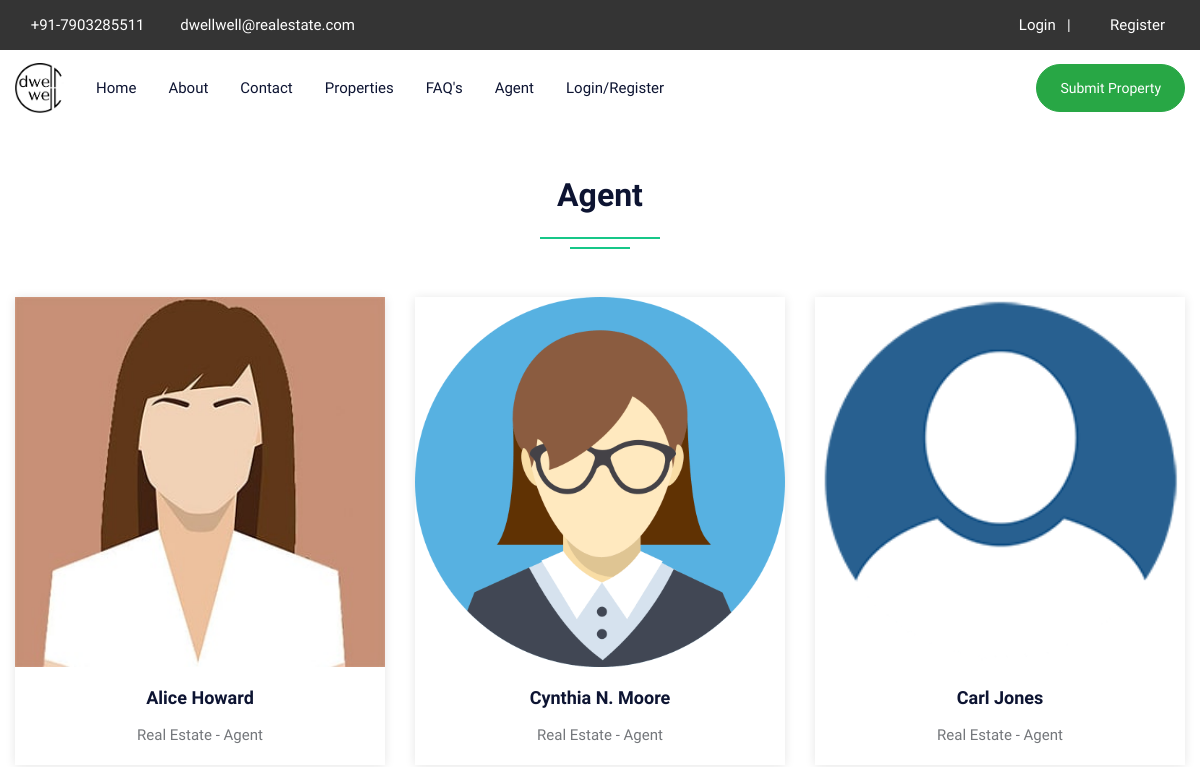
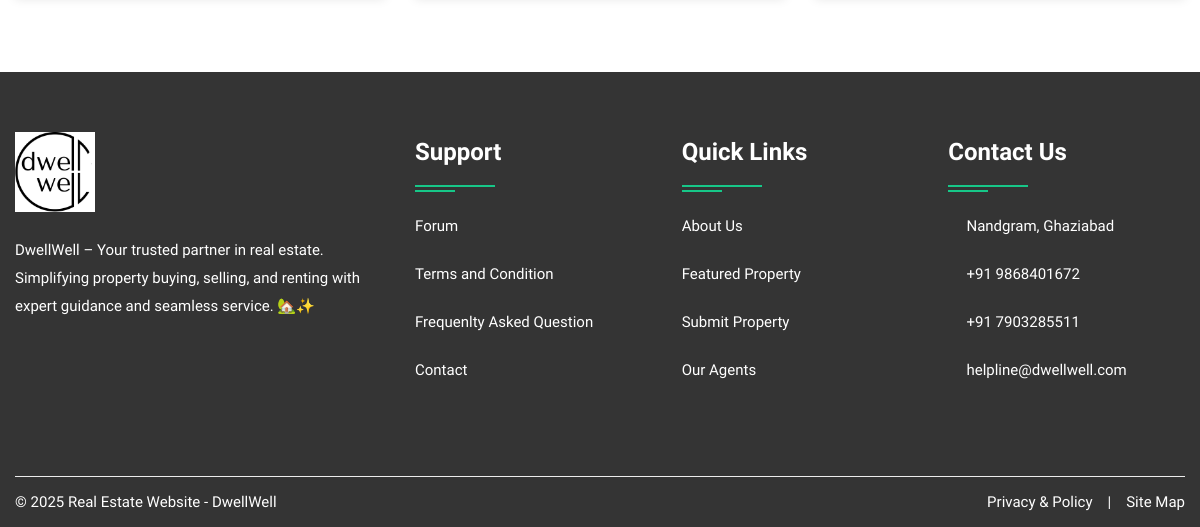
Before: /agent.php with the older database file (2 pictures, top to bottom).
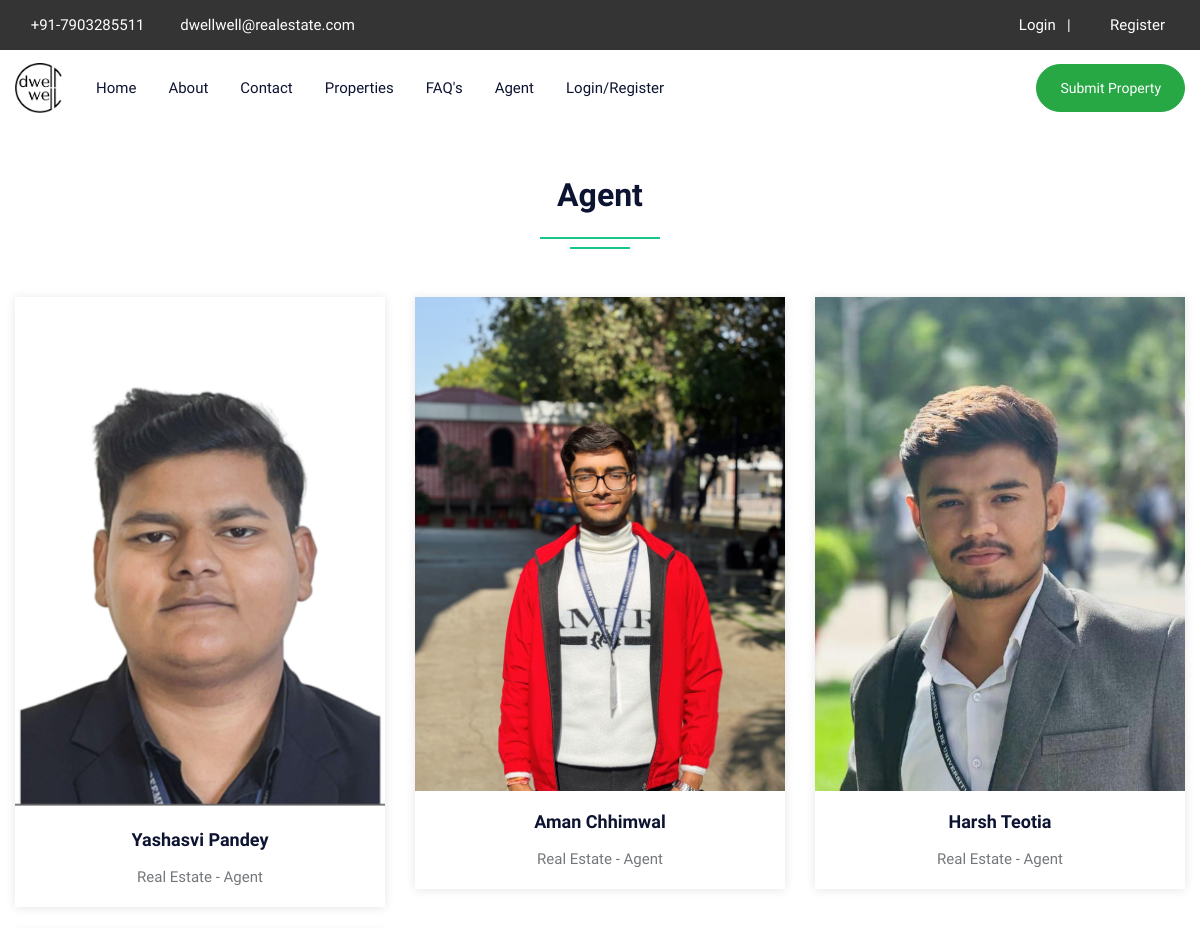
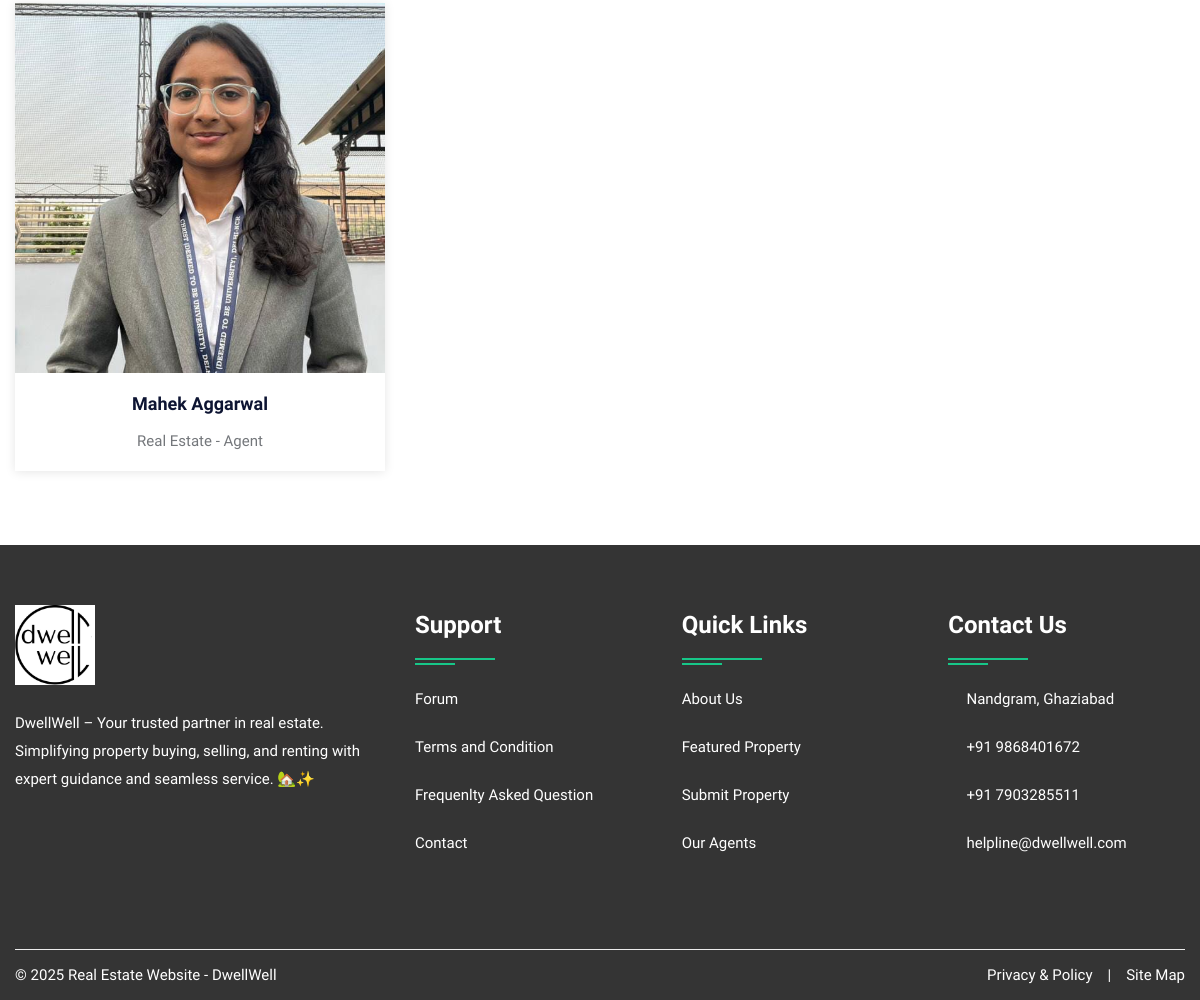
After: the same page with the newer database file (2 pictures, top to bottom).
### tables this page shows
CREATE TABLE `user` (
  `uid` int(50) NOT NULL,
  `uname` varchar(100) NOT NULL,
  `uemail` varchar(100) NOT NULL,
  `uphone` varchar(20) NOT NULL,
  `upass` varchar(50) NOT NULL,
  `utype` varchar(50) NOT NULL,
  `uimage` varchar(300) NOT NULL
);

### agent.php (the view, shortened to what this page needs)
<!DOCTYPE html>
<html lang="en">
<head>
<link rel="stylesheet" type="text/css" href="css/bootstrap.min.css">
<link rel="stylesheet" type="text/css" href="css/bootstrap-slider.css">
<link rel="stylesheet" type="text/css" href="css/jquery-ui.css">
<link rel="stylesheet" type="text/css" href="css/layerslider.css">
<link rel="stylesheet" type="text/css" href="css/color.css" id="color-change">
<link rel="stylesheet" type="text/css" href="css/owl.carousel.min.css">
<link rel="stylesheet" type="text/css" href="css/font-awesome.min.css">
<link rel="stylesheet" type="text/css" href="fonts/flaticon/flaticon.css">
<link rel="stylesheet" type="text/css" href="css/style.css">
</head>
<body>
<div id="page-wrapper">
    <div class="row">
		<?php include("include/header.php");?>
        <div class="full-row">
            <div class="container">
				<div class="row">
                    <div class="col-lg-12">
                        <h2 class="text-secondary double-down-line text-center mb-5">Agent</h2>
                        </div>
                </div>
                <div class="row">
                    <?php
							$query=mysqli_query($con,"SELECT * FROM user WHERE utype='agent'");
								while($row=mysqli_fetch_array($query))
								{
                            ?>
                    <div class="col-md-6 col-lg-4">
                        <div class="hover-zoomer bg-white shadow-one mb-4">
                            <div class="overflow-hidden"> <img src="admin/user/<?php echo $row['6'];?>" alt="aimage"> </div>
                            <div class="py-3 text-center">
                                <h5 class="text-secondary hover-text-success"><a href="#"><?php echo $row['1'];?></a></h5>
                                <span>Real Estate - Agent</span> </div>
                        </div>
                    </div>
                    <?php } ?>
                </div>
            </div>
        </div>
        <?php include("include/footer.php");?>
    </div>
</div>
</body>
</html>

### include/header.php (shortened to what this page needs)
<header id="header" class="transparent-header-modern fixed-header-bg-white w-100">
            <div class="top-header bg-secondary">
                <div class="container">
                    <div class="row">
                        <div class="col-md-8">
                            <ul class="top-contact list-text-white  d-table">
                                <li><a href="#"><i class="fas fa-phone-alt text-success mr-1"></i>+91-7903285511</a></li>
                                <li><a href="#"><i class="fas fa-envelope text-success mr-1"></i>dwellwell@realestate.com</a></li>
                            </ul>
                        </div>
                        <div class="col-md-4">
                            <div class="top-contact float-right">
                                <ul class="list-text-white d-table">
								<li><i class="fas fa-user text-success mr-1"></i>
								<?php  if(isset($_SESSION['uemail']))
								{ ?>
								<a href="logout.php">Logout</a>&nbsp;&nbsp;<?php } else { ?>
								<a href="login.php">Login</a>&nbsp;&nbsp;
								| </li>
								<li><i class="fas fa-user-plus text-success mr-1"></i><a href="register.php"> Register</li><?php } ?>
								</ul>
                            </div>
                        </div>
                    </div>
                </div>
            </div>
            <div class="main-nav secondary-nav hover-success-nav py-2">
                <div class="container">
                    <div class="row">
                        <div class="col-lg-12">
                            <nav class="navbar navbar-expand-lg navbar-light p-0"> <a class="navbar-brand position-relative" href="index.php"><img class="nav-logo" src="images/logo/logodwell.jpg" alt="" height="50"></a>
                                <div class="collapse navbar-collapse" id="navbarSupportedContent">
                                    <ul class="navbar-nav mr-auto">
                                        <li class="nav-item dropdown"> <a class="nav-link" href="index.php" role="button" aria-haspopup="true" aria-expanded="false">Home</a></li>
										<li class="nav-item"> <a class="nav-link" href="about.php">About</a> </li>
                                        <li class="nav-item"> <a class="nav-link" href="contact.php">Contact</a> </li>
                                        <li class="nav-item"> <a class="nav-link" href="property.php?pid=0>">Properties</a> </li>
                                        <li class="nav-item"> <a class="nav-link" href="faq.php">FAQ's</a> </li>
                                        <li class="nav-item"> <a class="nav-link" href="agent.php">Agent</a> </li>
										<?php  if(isset($_SESSION['uemail']))
										{ ?>
										<li class="nav-item dropdown">
											<a class="nav-link dropdown-toggle" href="#" role="button" data-toggle="dropdown" aria-haspopup="true" aria-expanded="false">My Account</a>
											<ul class="dropdown-menu">
												<li class="nav-item"> <a class="nav-link" href="profile.php">Profile</a> </li>
												<li class="nav-item"> <a class="nav-link" href="feature.php">Your Property</a> </li>
												<li class="nav-item"> <a class="nav-link" href="logout.php">Logout</a> </li>
											</ul>
                                        </li>
										<?php } else { ?>
										<li class="nav-item"> <a class="nav-link" href="login.php">Login/Register</a> </li>
										<?php } ?>
                                    </ul>
									<a class="btn btn-success d-none d-xl-block" style="border-radius:30px;" href="submitproperty.php">Submit Property</a>
                                </div>
                            </nav>
                        </div>
                    </div>
                </div>
            </div>
        </header>

### include/footer.php
<footer class="full-row bg-secondary p-0">
            <div class="container">
                <div  class="row">
                    <div class="col-lg-12">
                        <div class="divider py-40">
                            <div class="row">
                                <div class="col-md-12 col-lg-4">
                                    <div class="footer-widget mb-4">
                                        <div class="footer-logo mb-4"> <a href="#"><img class="logo-bottom" src="images/logo/logodwell.jpg" alt="image" height="80"></a> </div>
                                        <p class="pb-20 text-white"> DwellWell – Your trusted partner in real estate. Simplifying property buying, selling, and renting with expert guidance and seamless service. 🏡✨</p>
                                        </div>
                                </div>
                                <div class="col-md-12 col-lg-8">
                                    <div class="row">
                                        <div class="col-md-4 col-lg-4">
                                            <div class="footer-widget footer-nav mb-4">
                                                <h4 class="widget-title text-white double-down-line-left position-relative">Support</h4>
                                                <ul class="hover-text-primary">
                                                    <li><a href="#" class="text-white">Forum</a></li>
                                                    <li><a href="#" class="text-white">Terms and Condition</a></li>
                                                    <li><a href="faq.php" class="text-white">Frequenlty Asked Question</a></li>
                                                    <li><a href="contact.php" class="text-white">Contact</a></li>
                                                </ul>
                                            </div>
                                        </div>
                                        <div class="col-md-4 col-lg-4">
                                            <div class="footer-widget footer-nav mb-4">
                                                <h4 class="widget-title text-white double-down-line-left position-relative">Quick Links</h4>
                                                <ul class="hover-text-primary">
                                                    <li><a href="about.php" class="text-white">About Us</a></li>
                                                    <li><a href="#" class="text-white">Featured Property</a></li>
                                                    <li><a href="submitproperty.php" class="text-white">Submit Property</a></li>
                                                    <li><a href="agent.php" class="text-white">Our Agents</a></li>
                                                </ul>
                                            </div>
                                        </div>
                                        <div class="col-md-4 col-lg-4">
                                            <div class="footer-widget">
                                                <h4 class="widget-title text-white double-down-line-left position-relative">Contact Us</h4>
                                                <ul class="text-white">
                                                    <li class="hover-text-primary"><i class="fas fa-map-marker-alt text-white mr-2 font-13 mt-1"></i>Nandgram, Ghaziabad</li>
                                                    <li class="hover-text-primary"> <i class="fas fa-phone-alt text-white mr-2 font-13 mt-1"></i>+91 9868401672</li>
													<li class="hover-text-primary"> <i class="fas fa-phone-alt text-white mr-2 font-13 mt-1"></i>+91 7903285511</li>
                                                    <li class="hover-text-primary"><i class="fas fa-envelope text-white mr-2 font-13 mt-1"></i>helpline@dwellwell.com</li>
                                                </ul>
                                            </div>
                                            <div class="footer-widget media-widget mt-4 text-white hover-text-primary"> <a href="#"><i class="fab fa-facebook-f"></i></a> <a href="#"><i class="fab fa-twitter"></i></a> <a href="#"><i class="fab fa-google-plus-g"></i></a> <a href="#"><i class="fab fa-linkedin-in"></i></a> <a href="#"><i class="fas fa-rss"></i></a> </div>
                                        </div>
                                    </div>
                                </div>
                            </div>
                        </div>
                    </div>
                </div>
                <div class="row copyright">
                    <div class="col-sm-6"> <span class="text-white">© <?php echo date('Y');?> Real Estate Website - DwellWell</span> </div>
                    <div class="col-sm-6">
                        <ul class="line-menu text-white hover-text-primary float-right">
                            <li><a href="#">Privacy & Policy</a></li>
                            <li>|</li>
                            <li><a href="#"> Site Map</a></li>
                        </ul>
                    </div>
                </div>
            </div>
        </footer>

### css/color.css (style rules this page uses)
:root { --theme-ordinary-color: #74777b; }
:root { --theme-primary-color: #17c788; }
:root { --theme-secondary-color: #0d1432; }
:root { --theme-white-color: #fff; }
:root { --theme-light-color: #f8f8f8; }
:root { --theme-gray-color: #f5f5f5; }
:root { --theme-footer-color: #091b4b; }
:root { --theme-dark-color: #091b4b; }
:root { --text-light-color: #a3a7af; }
:root { --theme-primary-opacity-color: rgba(11, 191, 141, .8); }
:root { --theme-secondary-opacity-color: rgba(13,20,50,0.7); }
:root { --theme-white-opacity-color: rgba(255, 255, 255, 0.3); }
:root { --theme-dark-opacity-color: rgba(0, 0, 0, 0.5); }
:root { --theme-ordinary-font: 'Muli', sans-serif; }
:root { --theme-highlight-font: 'Comfortaa', cursive; }

Changed rows visible on the page:
removed user: uimage (picture), uname "Alice Howard"
removed user: uimage (placeholder picture), uname "Cynthia N. Moore"
removed user: uimage (picture), uname "Carl Jones"
added user: uimage (picture), uname "Yashasvi Pandey"
added user: uimage (picture), uname "Aman Chhimwal"
added user: uimage (picture), uname "Harsh Teotia"
added user: uimage (picture), uname "Mahek Aggarwal"
